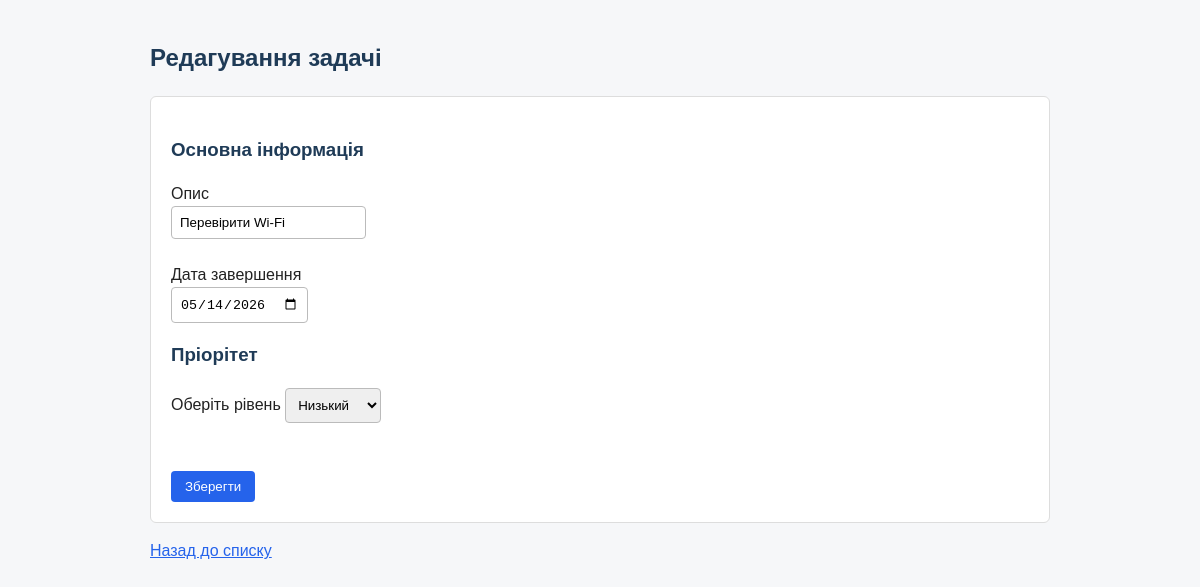
/edit_task/36 (signed in), run on the app's committed database.
### tables this page shows
CREATE TABLE tasks (
                id INTEGER PRIMARY KEY AUTOINCREMENT,
                user_id INTEGER,
                description TEXT,
                created_at TIMESTAMP NOT NULL,
                due_at TIMESTAMP NOT NULL,
                priority INTEGER NOT NULL,
                done BOOLEAN NOT NULL,
                FOREIGN KEY("user_id") REFERENCES users(id)
    );

### app.py (the view, shortened to what this page needs)
@app.route('/edit_task/<int:task_id>', methods=['GET', 'POST'])
def edit_task(task_id):
    if "username" not in session:
        return redirect(url_for('login'))
    user = db.get_user(session['username'])
    user_id = user[0]
    task = db.get_task(task_id, user_id)
    if task is None:
        flash("Задачу не знайдено")
        return redirect(url_for('tasks'))
    return render_template('edit_task.html', task=task, priority_map=priority_map)

### database.py (called while the page is built)
def get_user(username):
    conn = sqlite3.connect(DB_NAME)
    curs = conn.cursor()
    curs.execute("SELECT * FROM users WHERE username = ?", (username,))
    user = curs.fetchone()
    conn.close()
    return user

def get_task(task_id, user_id=None):
    conn = sqlite3.connect(DB_NAME)
    curs = conn.cursor()
    if user_id is None:
        curs.execute("SELECT * FROM tasks WHERE id = ?", (task_id,))
    else:
        curs.execute("SELECT * FROM tasks WHERE id = ? AND user_id = ?", (task_id, user_id))
    task = curs.fetchone()
    conn.close()
    return task

### templates/edit_task.html (shortened to what this page needs)
<!DOCTYPE html>
<html lang="uk">
<head>
    <link rel="stylesheet" href="{{ url_for('static', filename='css/style.css') }}">
</head>
<body>
    <h2>Редагування задачі</h2>
    <form method="POST" class="task-form">
        <div class="form-section">
            <h3>Основна інформація</h3>
            <div class="form-gruop">
                <label for="description">Опис</label><br>
                <input type="text" id="description" name="description" value="{{ task[2] }}" required>
            </div><br>
            <div class="form-group">
                <label for="due_at">Дата завершення</label><br>
                 <input type="date" id="due_at" name="due_at" value="{{ task[4] }}" required>
            </div>
        </div>
        <div class="form-section">
            <h3>Пріорітет</h3>
            <div class="form-gruop">
                <label for="priority">Оберіть рівень</label>
                <select name="priority">
                    {% for key, value in priority_map.items() %}
                        <option value="{{ key }}" {% if task[5] == key %}selected{% endif %}>{{ value }}</option>
                    {% endfor %}
                </select><br>
            </div><br><br>
        </div>
        <button type="submit">Зберегти</button>
    </form>
    <p><a href="{{ url_for('tasks') }}">Назад до списку</a></p>
</body>
</html>

### static/css/style.css (style rules this page uses)
body { max-width: 900px; margin: 40px auto; padding: 0 20px; font-family: Arial, sans-serif; color: #222; background: #f6f7f9; line-height: 1.5; }
h1, h2, h3 { color: #1f3b57; }
a { color: #2563eb; }
form, ol, ul { background: #fff; border: 1px solid #ddd; border-radius: 6px; padding: 20px; }
input, select { padding: 8px; border: 1px solid #bbb; border-radius: 4px; }
button { padding: 8px 14px; border: 0; border-radius: 4px; color: #fff; background: #2563eb; cursor: pointer; }

### data on the page
tasks: description "Перевірити Wi-Fi", due_at "05/14/2026", priority "Низький"
